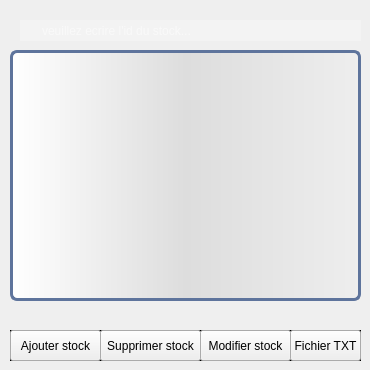
    <widget class="QWidget" name="page_14">
     <widget class="QLineEdit" name="rechercher_7">
      <property name="geometry">
       <rect>
        <x>20</x>
        <y>20</y>
        <width>341</width>
        <height>21</height>
       </rect>
      </property>
      <property name="styleSheet">
       <string notr="true">QLineEdit {
    background: #f3f3f3;
    background-image: url(:/img/search.png); /* actual size, e.g. 16x16 */
    background-repeat: no-repeat;
    background-position: left;
    color: white;
    font-family: SegoeUI;
    font-size: 12px;
  border-top: 3px transparent;
            border-bottom: 3px transparent;
            border-right: 10px transparent;
            border-left: 10px transparent;
    padding: 2 2 2 20; /* left padding (last number) must be more than the icon's width */
}</string>
      </property>
      <property name="cursorPosition">
       <number>0</number>
      </property>
      <property name="placeholderText">
       <string>veuillez ecrire l'id du stock...</string>
      </property>
     </widget>
     <widget class="QPushButton" name="supprimer_7">
      <property name="geometry">
       <rect>
        <x>100</x>
        <y>330</y>
        <width>101</width>
        <height>31</height>
       </rect>
      </property>
      <property name="text">
       <string>Supprimer stock</string>
      </property>
     </widget>
     <widget class="QPushButton" name="ajouter_7">
      <property name="geometry">
       <rect>
        <x>10</x>
        <y>330</y>
        <width>91</width>
        <height>31</height>
       </rect>
      </property>
      <property name="text">
       <string>Ajouter stock</string>
      </property>
     </widget>
     <widget class="QPushButton" name="modifier_7">
      <property name="geometry">
       <rect>
        <x>200</x>
        <y>330</y>
        <width>91</width>
        <height>31</height>
       </rect>
      </property>
      <property name="text">
       <string>Modifier stock</string>
      </property>
     </widget>
     <widget class="QTableView" name="tabstock">
      <property name="geometry">
       <rect>
        <x>10</x>
        <y>50</y>
        <width>351</width>
        <height>251</height>
       </rect>
      </property>
      <property name="styleSheet">
       <string notr="true">QTableView {border: 3px solid #5E749C;text-align: top;padding: 4px;border-radius: 7px;border-bottom-left-radius: 7px;background: QLinearGradient( x1: 0, y1: 0, x2: 1, y2: 0,stop: 0 #fff, stop: 1 #eee,stop: 0.5 #ddd,stop: 1 #eee );width: 15px;}
QTableView::item:focus{selection-background-color: yellow;}
QScrollBar:vertical{ width: 20px; background: none; /* only these sort effect about width ...*/}
QScrollBar::handle:vertical{ border: 3px solid #5E749C;text-align: top;padding: 4px;border-radius: 5px; border-bottom-left-radius: 5px;background: QLinearGradient( x1: 0, y1: 0, x2: 1, y2: 0,stop: 0 #fff, stop: 1 #eee,stop: 0.5 #ddd,stop: 1 #eee ); width: 25px; min-height: 20px; max-height: 25px; /*these sort no effect*/ }
QScrollBar::add-page:vertical {border: 3px solid red;text-align: top;padding: 4px;border-radius: 5px; border-bottom-left-radius: 5px;background:  red; /* adding width: xx px; sorting no effect .. why? */}
QScrollBar::sub-page:vertical {border: 3px solid green;text-align: top;padding: 4px;border-radius: 5px; border-bottom-left-radius: 5px;background:  green; /* adding width: xx px; sorting no effect .. why? */ }

</string>
      </property>
     </widget>
     <widget class="QPushButton" name="fichiertxt_stock">
      <property name="geometry">
       <rect>
        <x>290</x>
        <y>330</y>
        <width>71</width>
        <height>31</height>
       </rect>
      </property>
      <property name="text">
       <string>Fichier TXT</string>
      </property>
     </widget>
     <widget class="QLabel" name="label_13">
      <property name="geometry">
       <rect>
        <x>10</x>
        <y>330</y>
        <width>351</width>
        <height>31</height>
       </rect>
      </property>
      <property name="autoFillBackground">
       <bool>false</bool>
      </property>
      <property name="frameShape">
       <enum>QFrame::WinPanel</enum>
      </property>
      <property name="text">
       <string>TextLabel</string>
      </property>
     </widget>
     <zorder>label_13</zorder>
     <zorder>rechercher_7</zorder>
     <zorder>supprimer_7</zorder>
     <zorder>ajouter_7</zorder>
     <zorder>modifier_7</zorder>
     <zorder>tabstock</zorder>
     <zorder>fichiertxt_stock</zorder>
    </widget>
